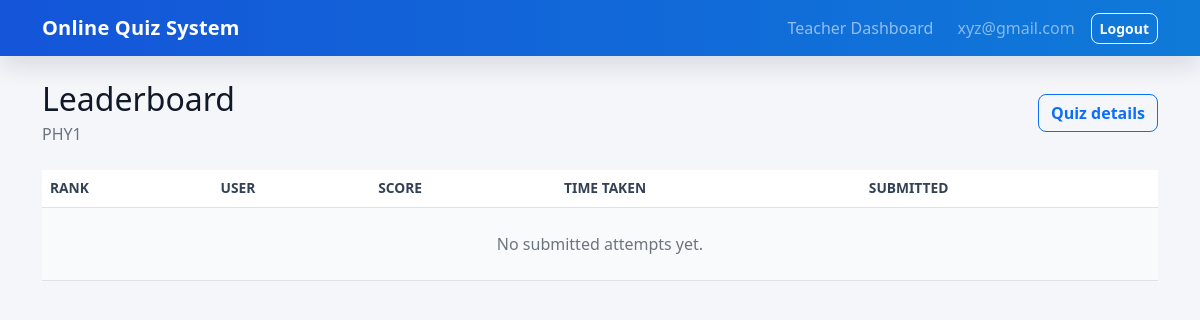
/quizzes/2/leaderboard/ (signed in), run on an earlier commit of the app's database.
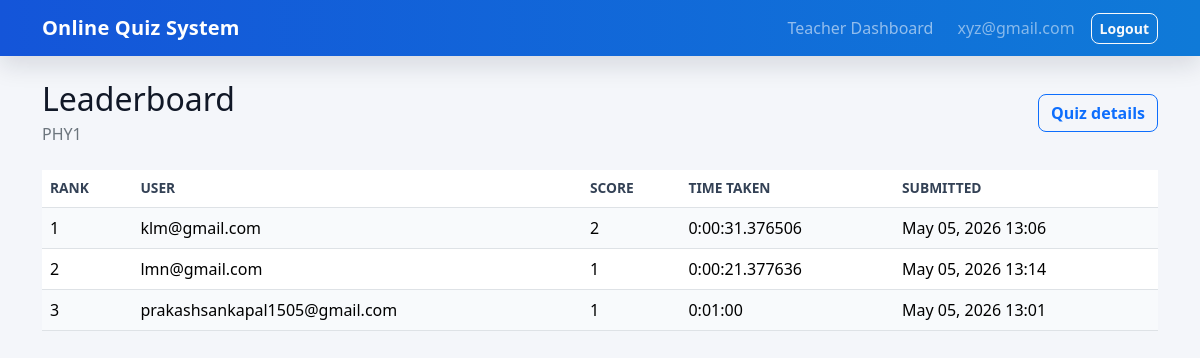
And on a later commit of the database.
### quizzes/models.py (models this page shows, shortened)
class Attempt(models.Model):
    user = models.ForeignKey(settings.AUTH_USER_MODEL, on_delete=models.CASCADE, related_name="attempts")
    quiz = models.ForeignKey(Quiz, on_delete=models.CASCADE, related_name="attempts")
    score = models.PositiveIntegerField(default=0)
    start_time = models.DateTimeField(default=timezone.now)
    end_time = models.DateTimeField(blank=True, null=True)
    time_taken = models.DurationField(blank=True, null=True)
    tab_switch_count = models.PositiveIntegerField(default=0)
    fullscreen_exit_count = models.PositiveIntegerField(default=0)
    fullscreen_violation_submitted = models.BooleanField(default=False)
    is_submitted = models.BooleanField(default=False)
    question_order = models.JSONField(default=list, blank=True)
    option_order = models.JSONField(default=dict, blank=True)
    class Meta:
        constraints = [
            models.UniqueConstraint(fields=["user", "quiz"], name="unique_user_quiz_attempt")
        ]
        ordering = ["-start_time"]

### quizzes/views.py (the view)
# urls.py: path("quizzes/<int:quiz_id>/leaderboard/", views.leaderboard, name="leaderboard"),
@login_required
def leaderboard(request, quiz_id):
    quiz = get_object_or_404(Quiz, pk=quiz_id)
    if not _student_can_view_leaderboard(request.user, quiz):
        messages.error(request, "You do not have access to this leaderboard.")
        return redirect("home")
    attempts = (
        Attempt.objects.filter(quiz=quiz, is_submitted=True)
        .select_related("user")
        .order_by("-score", "time_taken", "end_time")
    )
    ranked_attempts = [
        {"rank": index + 1, "attempt": attempt}
        for index, attempt in enumerate(attempts)
    ]
    return render(request, "quizzes/leaderboard.html", {"quiz": quiz, "ranked_attempts": ranked_attempts})

### quizzes/views.py (called while the page is built)
def _student_can_view_leaderboard(user, quiz):
    if user.is_staff:
        return quiz.teacher_id == user.id
    return _student_can_access_quiz(user, quiz)

### quizzes/templates/quizzes/leaderboard.html (shortened to what this page needs)
{% extends "quizzes/base.html" %}
{% block content %}
<div class="d-flex justify-content-between align-items-center gap-3 mb-4">
    <div>
        <h1 class="h2 mb-1">Leaderboard</h1>
        <p class="text-secondary mb-0">{{ quiz.title }}</p>
    </div>
    <a class="btn btn-outline-primary" href="{% url 'quiz_instruction' quiz.id %}">Quiz details</a>
</div>
<div class="table-responsive">
    <table class="table table-striped align-middle">
        <thead>
        <tr>
            <th>Rank</th>
            <th>User</th>
            <th>Score</th>
            <th>Time taken</th>
            <th>Submitted</th>
        </tr>
        </thead>
        <tbody>
        {% for row in ranked_attempts %}
            <tr>
                <td>{{ row.rank }}</td>
                <td>{{ row.attempt.user.username }}</td>
                <td>{{ row.attempt.score }}</td>
                <td>{{ row.attempt.time_taken }}</td>
                <td>{{ row.attempt.end_time|date:"M d, Y H:i" }}</td>
            </tr>
        {% empty %}
            <tr><td colspan="5" class="text-center text-secondary py-4">No submitted attempts yet.</td></tr>
        {% endfor %}
        </tbody>
    </table>
</div>
{% endblock %}

What changed in the data, as far as the page shows it:
added Attempt: rank "1", attempt.user.username "klm@gmail.com", attempt.score "2", attempt.time_taken "0:00:31.376506", attempt.end_time "May 05, 2026 13:06"
added Attempt: rank "2", attempt.user.username "lmn@gmail.com", attempt.score "1", attempt.time_taken "0:00:21.377636", attempt.end_time "May 05, 2026 13:14"
added Attempt: rank "3", attempt.user.username "prakashsankapal1505@gmail.com", attempt.score "1", attempt.time_taken "0:01:00", attempt.end_time "May 05, 2026 13:01"
Also different on the page:
text no longer shown: "No submitted attempts yet."
